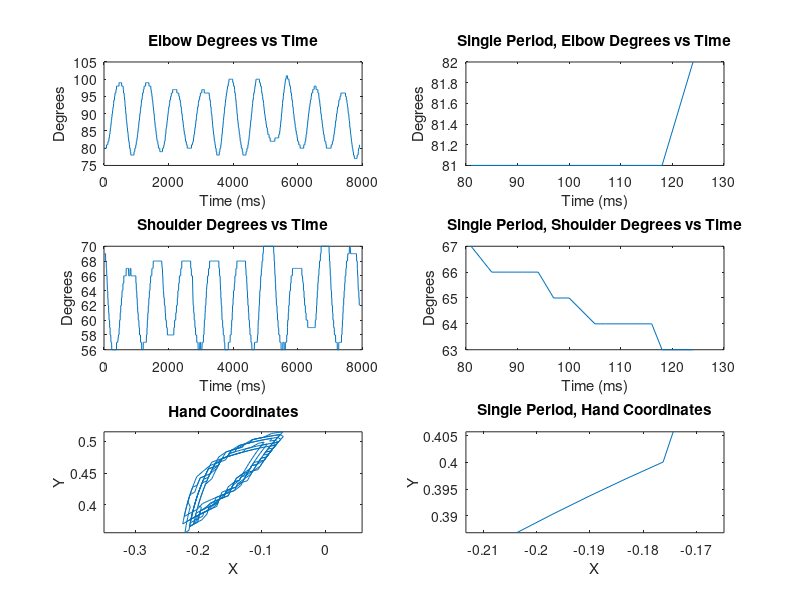

Write the MATLAB code that produced this figure.
close all
clear

l1 = .3301; %meters
l2 = .3429; %meters

data=load('Test.csv'); %runs through each file

thetaElb = data(:,2); %degrees
thetaSh  = data(:,1); %degrees
time     = data(:,4); %seconds 

%isolate one period
[pksElb,locs] = findpeaks(thetaElb);

periodElb = thetaElb(locs(1):locs(2));
periodSh  = thetaSh(locs(1):locs(2));
timeNew   = time(locs(1):locs(2));

%Convert to real coordinates
xHand = l1 * cosd(thetaSh) + l2 * cosd((180-thetaElb)+thetaSh);
yHand = l1 * sind(thetaSh) + l2 * sind((180-thetaElb)+thetaSh);

%Coordinates for one period
xHandPer = l1 * cosd(periodSh) + l2 * cosd((180-periodElb)+periodSh);
yHandPer = l1 * sind(periodSh) + l2 * sind((180-periodElb)+periodSh);

%Plot
figure(1);

subplot(3,2,1);
plot(time,thetaElb);
title(strcat("Elbow Degrees vs Time"))
xlabel('Time (ms)') 
ylabel('Degrees')

subplot(3,2,3);
plot(time,thetaSh);
title("Shoulder Degrees vs Time")
xlabel('Time (ms)') 
ylabel('Degrees')

subplot(3,2,5);
plot(xHand,yHand)
axis equal
title('Hand Coordinates')
xlabel('X')
ylabel('Y')

subplot(3,2,2)
plot(timeNew, periodElb)
title("Single Period, Elbow Degrees vs Time")
xlabel('Time (ms)') 
ylabel('Degrees')

subplot(3,2,4)
plot(timeNew, periodSh)
title("Single Period, Shoulder Degrees vs Time")
xlabel('Time (ms)') 
ylabel('Degrees')

subplot(3,2,6)
plot(xHandPer,yHandPer)
axis equal
title('Single Period, Hand Coordinates')
xlabel('X')
ylabel('Y')
